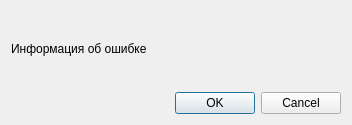
<?xml version="1.0" encoding="UTF-8"?>
<ui version="4.0">
 <class>ErrorDialog</class>
 <widget class="QDialog" name="ErrorDialog">
  <property name="geometry">
   <rect>
    <x>0</x>
    <y>0</y>
    <width>352</width>
    <height>125</height>
   </rect>
  </property>
  <property name="windowTitle">
   <string>Ошибка</string>
  </property>
  <layout class="QVBoxLayout" name="verticalLayout_2">
   <item>
    <layout class="QVBoxLayout" name="verticalLayout">
     <item>
      <widget class="QLabel" name="labelError">
       <property name="text">
        <string>Информация об ошибке</string>
       </property>
      </widget>
     </item>
    </layout>
   </item>
   <item>
    <widget class="QDialogButtonBox" name="buttonBox">
     <property name="orientation">
      <enum>Qt::Horizontal</enum>
     </property>
     <property name="standardButtons">
      <set>QDialogButtonBox::Cancel|QDialogButtonBox::Ok</set>
     </property>
    </widget>
   </item>
  </layout>
 </widget>
 <resources/>
 <connections>
  <connection>
   <sender>buttonBox</sender>
   <signal>accepted()</signal>
   <receiver>ErrorDialog</receiver>
   <slot>accept()</slot>
   <hints>
    <hint type="sourcelabel">
     <x>248</x>
     <y>254</y>
    </hint>
    <hint type="destinationlabel">
     <x>157</x>
     <y>274</y>
    </hint>
   </hints>
  </connection>
  <connection>
   <sender>buttonBox</sender>
   <signal>rejected()</signal>
   <receiver>ErrorDialog</receiver>
   <slot>reject()</slot>
   <hints>
    <hint type="sourcelabel">
     <x>316</x>
     <y>260</y>
    </hint>
    <hint type="destinationlabel">
     <x>286</x>
     <y>274</y>
    </hint>
   </hints>
  </connection>
 </connections>
</ui>
